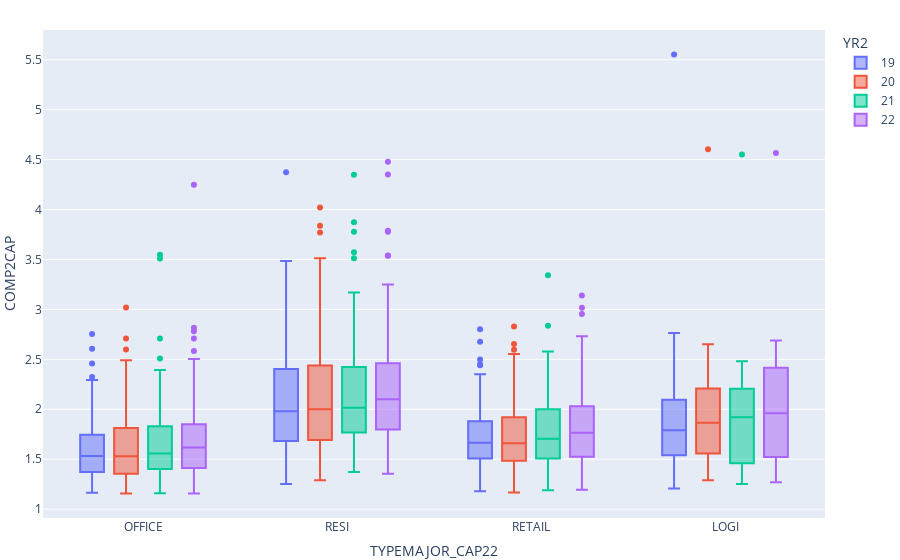

Notebook code cell kept with this figure:
### Code cell
fig = (df
 .query("COMP2CAP22.notnull()", engine='python')
 .assign(CITY2 = lambda x:x.CITY.str.replace('[0-9]{3}$', '', regex=True))
 .query("TYPEMAJOR_CAP22 in ('OFFICE', 'RESI', 'RETAIL', 'LOGI')")
 .groupby(["CITY2", "TYPEMAJOR_CAP22"]).apply(lambda x:x[['COMP2CAP19', 'COMP2CAP20', 'COMP2CAP21', 'COMP2CAP22']].median(axis=0))
 .reset_index()
 .melt(id_vars=['CITY2', 'TYPEMAJOR_CAP22'], value_vars=['COMP2CAP19', 'COMP2CAP20', 'COMP2CAP21', 'COMP2CAP22'], var_name='YR', value_name='COMP2CAP')
 .assign(YR2 = lambda x:x.YR.str.extract(r"([0-9]+)$"))
 .pipe(lambda df:px.box(df, x='TYPEMAJOR_CAP22', y='COMP2CAP', color='YR2', hover_data=['CITY2'],
                        category_orders=dict(TYPEMAJOR_CAP22=['OFFICE', 'RESI', 'RETAIL', 'LOGI'])))
)
fig.update_layout(margin=dict(l=0,r=0,t=30,b=0))
fig.show()

### Figure 1 — Plotly figure (JSON) as saved in the notebook; plotly's stock layout.template omitted (floating-point values rounded to 4 significant figures; data arrays with more than 128 entries replaced by an {"elided": "..."} marker saying what was removed)
{"data": [{"alignmentgroup": "True", "customdata": {"elided": "159x1 str values"}, "hovertemplate": "YR2=19<br>TYPEMAJOR_CAP22=%{x}<br>COMP2CAP=%{y}<br>CITY2=%{customdata[0]}<extra></extra>", "legendgroup": "19", "marker": {"color": "#636efa"}, "name": "19", "notched": false, "offsetgroup": "19", "orientation": "v", "showlegend": true, "type": "box", "x": {"elided": "159 str values"}, "x0": " ", "xaxis": "x", "y": {"elided": "159 float values"}, "y0": " ", "yaxis": "y"}, {"alignmentgroup": "True", "customdata": {"elided": "159x1 str values"}, "hovertemplate": "YR2=20<br>TYPEMAJOR_CAP22=%{x}<br>COMP2CAP=%{y}<br>CITY2=%{customdata[0]}<extra></extra>", "legendgroup": "20", "marker": {"color": "#EF553B"}, "name": "20", "notched": false, "offsetgroup": "20", "orientation": "v", "showlegend": true, "type": "box", "x": {"elided": "159 str values"}, "x0": " ", "xaxis": "x", "y": {"elided": "159 float values"}, "y0": " ", "yaxis": "y"}, {"alignmentgroup": "True", "customdata": {"elided": "159x1 str values"}, "hovertemplate": "YR2=21<br>TYPEMAJOR_CAP22=%{x}<br>COMP2CAP=%{y}<br>CITY2=%{customdata[0]}<extra></extra>", "legendgroup": "21", "marker": {"color": "#00cc96"}, "name": "21", "notched": false, "offsetgroup": "21", "orientation": "v", "showlegend": true, "type": "box", "x": {"elided": "159 str values"}, "x0": " ", "xaxis": "x", "y": {"elided": "159 float values"}, "y0": " ", "yaxis": "y"}, {"alignmentgroup": "True", "customdata": {"elided": "159x1 str values"}, "hovertemplate": "YR2=22<br>TYPEMAJOR_CAP22=%{x}<br>COMP2CAP=%{y}<br>CITY2=%{customdata[0]}<extra></extra>", "legendgroup": "22", "marker": {"color": "#ab63fa"}, "name": "22", "notched": false, "offsetgroup": "22", "orientation": "v", "showlegend": true, "type": "box", "x": {"elided": "159 str values"}, "x0": " ", "xaxis": "x", "y": {"elided": "159 float values"}, "y0": " ", "yaxis": "y"}], "layout": {"autosize": true, "boxmode": "group", "legend": {"title": {"text": "YR2"}, "tracegroupgap": 0}, "margin": {"b": 0, "l": 0, "r": 0, "t": 30}, "xaxis": {"anchor": "y", "autorange": true, "categoryarray": ["OFFICE", "RESI", "RETAIL", "LOGI"], "categoryorder": "array", "domain": [0, 1], "range": [-0.5124, 3.512], "title": {"text": "TYPEMAJOR_CAP22"}, "type": "category"}, "yaxis": {"anchor": "x", "autorange": true, "domain": [0, 1], "range": [0.9109, 5.798], "title": {"text": "COMP2CAP"}, "type": "linear"}}}
